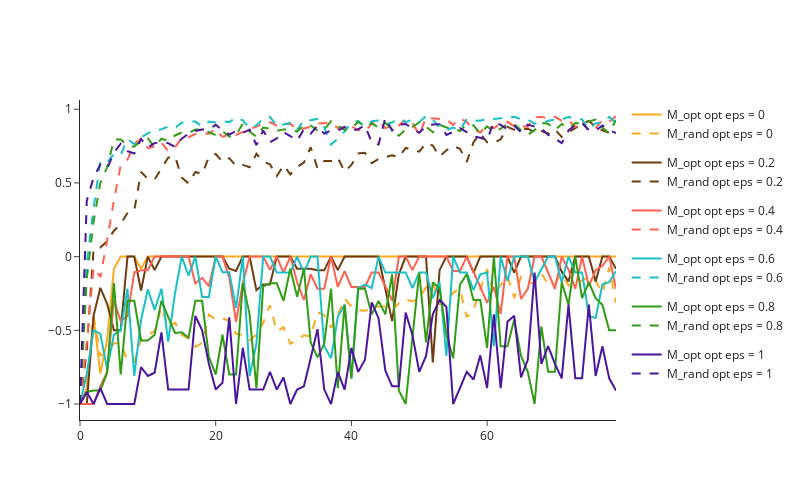

Notebook cell for this chart:
### Code cell
fig = go.Figure()
for i in [0,1,2,3,4,5]:
    fig.add_trace(go.Scatter(x=list(range(len(M_opts_ep[i]))), y=M_opts_ep[i],
                    mode='lines',line = dict(color = colors[i]),
                    name='M_opt opt eps = '+ str(eps_opts[i]), legendgroup=i+1))
    fig.add_trace(go.Scatter(x=list(range(len(M_rands_ep[i]))), y=M_rands_ep[i],
                     line = dict(dash='dash',color = colors[i]),
                    name='M_rand opt eps = '+ str(eps_opts[i]), legendgroup=i+1))
    
fig.update_layout(template="simple_white", width=800,height=500)

fig.show()
